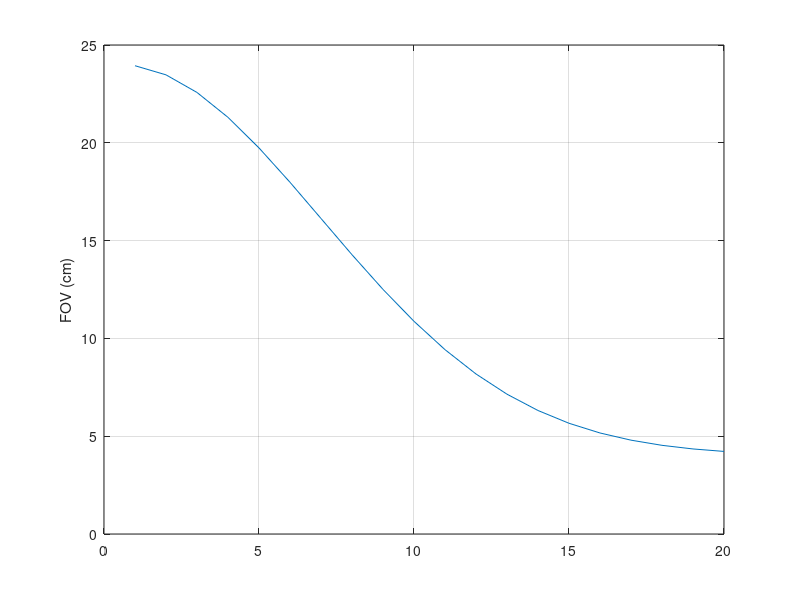

Source code (MATLAB): (Note: this script raises an error after producing the figure.)
% add nufft toolbox path : C:\Users\P53-LOCAL\Desktop\AI\compressed_sensing\codes\irt

close all
clear
clc
% addpath(strcat(pwd,'/utils'));

% generate a variable density spiral with gaussian density.
SIGMA = 3;
FOV = gausswin(40,SIGMA);
FOV = FOV(end/2+1:end);
FOV = FOV*20+4; %cm

% FOV = ones(20,1) * 24;

figure;
plot(FOV);
grid on
ylabel("FOV (cm)");

RADIUS = linspace(0,1,20);
RESOLUTION = 0.5; % in mm
NITLV = 16; % number of spiral interleaves: 16

gamma = 4.257; % 1H
% gamma = 1.071; % MHz/T (13C)

Gmax = 1.8 ; % maximum gradient in [G/CM];
Smax = 5; %Maximum slew-rate; [G/(CM*ms)]
T = 2e-3; % time sampling (in mS);

disp('design spiral')
[k,g,s,time] = vdSpiralDesign(NITLV, 0, RESOLUTION,FOV,RADIUS,gamma, Gmax,Smax,T,[],'cubic'); % TODO
% k = k(2:end).'*exp(2*pi*i*[1:NITLV]/NITLV);
% k = k(:)/max(abs(k(:)))/2; % scale to range [-0.5,0.5]

% plot k-trajectory in (kx. ky);
readout = length(k);
figure('Name', "k-trajectory (kx, ky)");
plot(k(:,1), k(:,2));
axis equal
grid on
title('K-trajectory (kx vs ky)');

% plot k-trajectory in time domain;
t = linspace(0,time,readout);
figure('Name', "K-trajectory: time domain");
plot(t, k(:,1));
hold on
plot(t, k(:,2));
grid
xlabel('time (ms)');
ylabel('k traj (1/cm)');

% plot gradients in (gx, gy);
g = g*10; % G/cm -> mT/m;
figure('Name', "g-trajectory (gx, gy)");
plot(g(:,1), g(:,2));
axis equal
grid on
title('gradient (gx vs gy)');

% plot gradients in time domain;
figure('Name', "g-trajectory : time domain");
plot(t, g(:,1));
hold on
plot(t, g(:,2));
hold on
grid
xlabel('Time (ms)');
ylabel('Gradient (mT/m)');

% plot slewrate in (sx, sy);
s = s*10; % mT/(m*ms)
figure('Name', "s-trajectory (sx, sy)");
plot(s(:,1), s(:,2));
axis equal
grid

% plot slewrate in time domain;
figure('Name', "s-trajectory : time domain");
t = linspace(0,time,length(s));
plot(t, s(:,1));
hold on
plot(t, s(:,2));
grid
xlabel('Time (ms)');
ylabel('Slew rate (mT/(m*ms))');

% it seems scanner only accept even points for gradient waveform
% if mod(length(k),2)
%     k = k(1:end-1,:);
%     g = g(1:end-1,:);
% end
% save('C:\Users\P53-LOCAL\Desktop\PAV10\rawdata\time_optimal\ktraj_Arch_fov240_16shots_g37_s10.mat', 'k');
% save('C:\Users\P53-LOCAL\Desktop\PAV10\rawdata\time_optimal\ktraj_vd_fov240_16shots_os5.mat', 'k');
